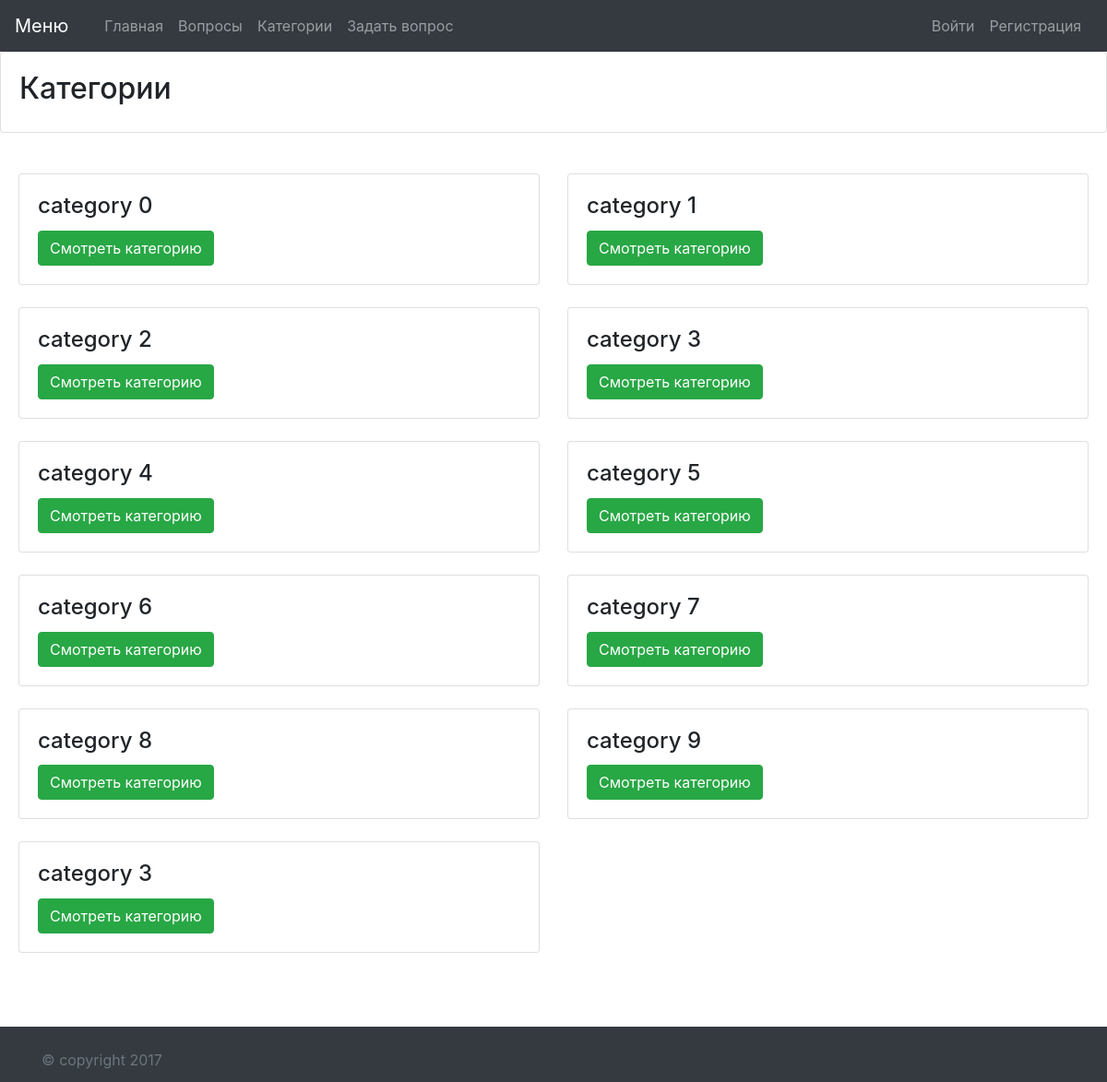
/questions/categories/, run on an earlier commit of the app's database.
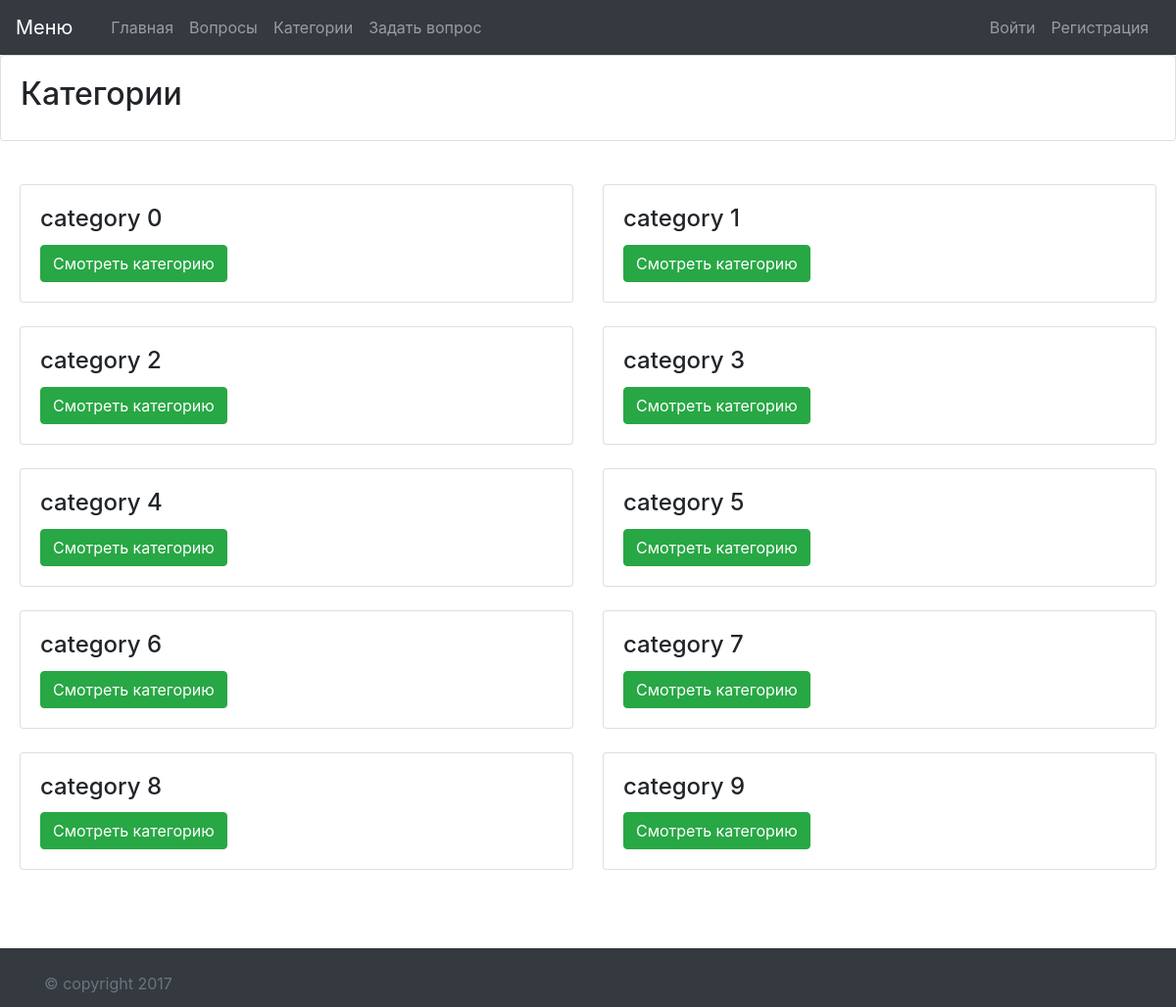
And on a later commit of the database.
### questions/models.py (models this page shows, shortened)
class Category(models.Model):
    name = models.CharField(verbose_name=u'название', max_length=50)
    class Meta:
        verbose_name = u'Категория'
        verbose_name_plural = u'Категории'

### questions/views.py (the view)
class CategoriesList(ListView):
    model = Category
    template_name = "categories_list.html"

### questions/templates/categories_list.html (shortened to what this page needs)
{% extends 'base.html' %}
{% block caption %}Категории{% endblock %}
{% block content %}
<div class="card-body">
    <div class="row">
        {% for c in object_list %}
          <div class="col-sm-6">
            <div class="card">
              <div class="card-body">
                <h4 class="card-title">{{ c.name }}</h4>
                <a href="{% url 'categories_detail' pk=c.id %}" class="btn btn-success">Смотреть категорию</a>
              </div>
            </div><br/>
          </div>
        {% endfor %}
    </div>
</div>
{% endblock %}

What changed in the data, as far as the page shows it:
removed Category: name "category 3"
